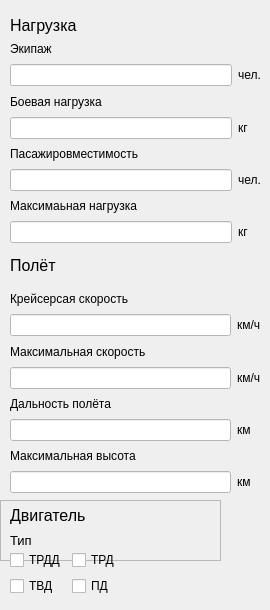
      <widget class="QWidget" name="page_8">
       <widget class="QLabel" name="label_173">
        <property name="geometry">
         <rect>
          <x>10</x>
          <y>10</y>
          <width>181</width>
          <height>31</height>
         </rect>
        </property>
        <property name="font">
         <font>
          <pointsize>12</pointsize>
         </font>
        </property>
        <property name="text">
         <string>Нагрузка</string>
        </property>
       </widget>
       <widget class="QWidget" name="gridLayoutWidget_19">
        <property name="geometry">
         <rect>
          <x>10</x>
          <y>40</y>
          <width>251</width>
          <height>203</height>
         </rect>
        </property>
        <layout class="QGridLayout" name="gridLayout_19">
         <item row="5" column="0">
          <widget class="QLineEdit" name="lineEdit_86">
           <property name="styleSheet">
            <string notr="true">background-color: rgb(255, 255, 255);</string>
           </property>
          </widget>
         </item>
         <item row="5" column="1">
          <widget class="QLabel" name="label_174">
           <property name="text">
            <string>чел.</string>
           </property>
          </widget>
         </item>
         <item row="0" column="0">
          <widget class="QLabel" name="label_175">
           <property name="text">
            <string>Экипаж</string>
           </property>
          </widget>
         </item>
         <item row="6" column="0">
          <widget class="QLabel" name="label_176">
           <property name="text">
            <string>Максимаьная нагрузка</string>
           </property>
          </widget>
         </item>
         <item row="2" column="0">
          <widget class="QLabel" name="label_177">
           <property name="text">
            <string>Боевая нагрузка</string>
           </property>
          </widget>
         </item>
         <item row="3" column="1">
          <widget class="QLabel" name="label_178">
           <property name="text">
            <string>кг</string>
           </property>
          </widget>
         </item>
         <item row="1" column="0">
          <widget class="QLineEdit" name="lineEdit_87">
           <property name="styleSheet">
            <string notr="true">background-color: rgb(255, 255, 255);</string>
           </property>
          </widget>
         </item>
         <item row="1" column="1">
          <widget class="QLabel" name="label_179">
           <property name="text">
            <string>чел.</string>
           </property>
          </widget>
         </item>
         <item row="3" column="0">
          <widget class="QLineEdit" name="lineEdit_88">
           <property name="styleSheet">
            <string notr="true">background-color: rgb(255, 255, 255);</string>
           </property>
          </widget>
         </item>
         <item row="4" column="0">
          <widget class="QLabel" name="label_180">
           <property name="text">
            <string>Пасажировместимость</string>
           </property>
          </widget>
         </item>
         <item row="7" column="0">
          <widget class="QLineEdit" name="lineEdit_89">
           <property name="styleSheet">
            <string notr="true">background-color: rgb(255, 255, 255);</string>
           </property>
          </widget>
         </item>
         <item row="7" column="1">
          <widget class="QLabel" name="label_181">
           <property name="text">
            <string>кг</string>
           </property>
          </widget>
         </item>
        </layout>
       </widget>
       <widget class="QLabel" name="label_182">
        <property name="geometry">
         <rect>
          <x>10</x>
          <y>250</y>
          <width>181</width>
          <height>31</height>
         </rect>
        </property>
        <property name="font">
         <font>
          <pointsize>12</pointsize>
         </font>
        </property>
        <property name="text">
         <string>Полёт</string>
        </property>
       </widget>
       <widget class="QWidget" name="gridLayoutWidget_20">
        <property name="geometry">
         <rect>
          <x>10</x>
          <y>290</y>
          <width>251</width>
          <height>203</height>
         </rect>
        </property>
        <layout class="QGridLayout" name="gridLayout_20">
         <item row="6" column="0">
          <widget class="QLabel" name="label_183">
           <property name="text">
            <string>Максимальная высота</string>
           </property>
          </widget>
         </item>
         <item row="1" column="0">
          <widget class="QLineEdit" name="lineEdit_90">
           <property name="styleSheet">
            <string notr="true">background-color: rgb(255, 255, 255);</string>
           </property>
          </widget>
         </item>
         <item row="5" column="2">
          <widget class="QLabel" name="label_184">
           <property name="text">
            <string>км</string>
           </property>
          </widget>
         </item>
         <item row="5" column="0">
          <widget class="QLineEdit" name="lineEdit_91">
           <property name="styleSheet">
            <string notr="true">background-color: rgb(255, 255, 255);</string>
           </property>
          </widget>
         </item>
         <item row="3" column="2">
          <widget class="QLabel" name="label_185">
           <property name="text">
            <string>км/ч</string>
           </property>
          </widget>
         </item>
         <item row="1" column="2">
          <widget class="QLabel" name="label_186">
           <property name="text">
            <string>км/ч</string>
           </property>
          </widget>
         </item>
         <item row="3" column="0">
          <widget class="QLineEdit" name="lineEdit_92">
           <property name="styleSheet">
            <string notr="true">background-color: rgb(255, 255, 255);</string>
           </property>
          </widget>
         </item>
         <item row="4" column="0">
          <widget class="QLabel" name="label_187">
           <property name="text">
            <string>Дальность полёта</string>
           </property>
          </widget>
         </item>
         <item row="2" column="0">
          <widget class="QLabel" name="label_188">
           <property name="text">
            <string>Максимальная скорость</string>
           </property>
          </widget>
         </item>
         <item row="0" column="0">
          <widget class="QLabel" name="label_189">
           <property name="text">
            <string>Крейсерсая скорость</string>
           </property>
          </widget>
         </item>
         <item row="7" column="0">
          <widget class="QLineEdit" name="lineEdit_93">
           <property name="styleSheet">
            <string notr="true">background-color: rgb(255, 255, 255);</string>
           </property>
          </widget>
         </item>
         <item row="7" column="2">
          <widget class="QLabel" name="label_190">
           <property name="text">
            <string>км</string>
           </property>
          </widget>
         </item>
        </layout>
       </widget>
       <widget class="QFrame" name="frame_2">
        <property name="geometry">
         <rect>
          <x>0</x>
          <y>500</y>
          <width>221</width>
          <height>61</height>
         </rect>
        </property>
        <property name="frameShape">
         <enum>QFrame::StyledPanel</enum>
        </property>
        <property name="frameShadow">
         <enum>QFrame::Raised</enum>
        </property>
        <widget class="QLabel" name="label_191">
         <property name="geometry">
          <rect>
           <x>10</x>
           <y>0</y>
           <width>181</width>
           <height>31</height>
          </rect>
         </property>
         <property name="font">
          <font>
           <pointsize>12</pointsize>
          </font>
         </property>
         <property name="text">
          <string>Двигатель</string>
         </property>
        </widget>
        <widget class="QLabel" name="label_192">
         <property name="geometry">
          <rect>
           <x>10</x>
           <y>30</y>
           <width>181</width>
           <height>21</height>
          </rect>
         </property>
         <property name="font">
          <font>
           <pointsize>10</pointsize>
          </font>
         </property>
         <property name="styleSheet">
          <string notr="true"/>
         </property>
         <property name="text">
          <string>Тип</string>
         </property>
        </widget>
        <zorder>label_192</zorder>
        <zorder>label_191</zorder>
       </widget>
       <widget class="QWidget" name="formLayoutWidget_18">
        <property name="geometry">
         <rect>
          <x>10</x>
          <y>550</y>
          <width>241</width>
          <height>51</height>
         </rect>
        </property>
        <layout class="QFormLayout" name="formLayout_18">
         <item row="0" column="0">
          <widget class="QCheckBox" name="checkBox_91">
           <property name="text">
            <string>ТРДД</string>
           </property>
          </widget>
         </item>
         <item row="0" column="1">
          <widget class="QCheckBox" name="checkBox_92">
           <property name="text">
            <string>ТРД</string>
           </property>
          </widget>
         </item>
         <item row="1" column="0">
          <widget class="QCheckBox" name="checkBox_93">
           <property name="text">
            <string>ТВД</string>
           </property>
          </widget>
         </item>
         <item row="1" column="1">
          <widget class="QCheckBox" name="checkBox_94">
           <property name="text">
            <string>ПД</string>
           </property>
          </widget>
         </item>
        </layout>
       </widget>
      </widget>
